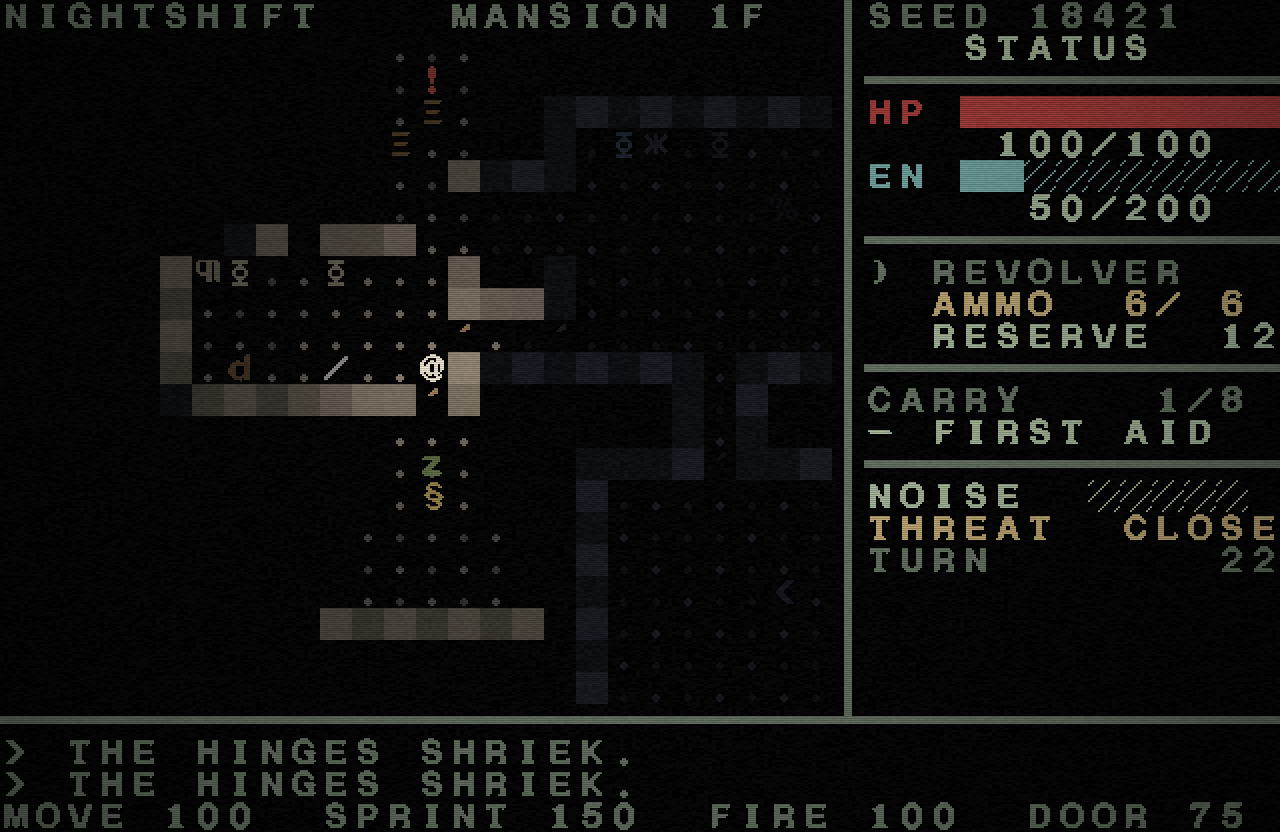

Recreate this plot in Python.
"""Playable prototype for Project Nightshift.

Draws with the MSX-UnDeadPeopleEdition CP437 sheet on a low-resolution internal
surface, and runs the Phase 1 core underneath it: a seeded room-and-corridor
generator, raycast field of view with tile memory, the energy scheduler, and
enemies that chase down a flow field.

    python mockup.py                 # play
    python mockup.py --seed 18421    # fixed seed
    python mockup.py --out shot.png  # headless screenshot

Keys: WASD/arrows move (bump to attack, bump a door to open it), shift+dir
sprint, space wait, F fire, R reload, Q first aid, N new level, F1 debug,
Escape quit.
"""

from __future__ import annotations

import argparse
import math
import random
from collections import deque
from dataclasses import dataclass, field
from pathlib import Path

import pygame

HERE = Path(__file__).parent
SHEET = HERE / "MSX-UnDeadPeopleEdition.png"

SHEET_CELL = 32          # native glyph size in the sheet
CELL = 16                # internal-surface cell size
COLS, ROWS = 40, 26      # internal surface in cells
SCALE = 2                # nearest-neighbour upscale factor

VIEW_W, VIEW_H = 26, 21  # map viewport, top-left at (0, 1)
MAP_X, MAP_Y = 0, 1
DIVIDER_X = 26
PANEL_X, PANEL_W = 27, 13
LOG_Y = 23

LEVEL_W, LEVEL_H = 56, 38

# --- palette ---------------------------------------------------------------
# Desaturated, slightly sick. Everything else is this multiplied by light.
BLACK = (0, 0, 0)
UI_DIM = (104, 116, 100)
UI_TEXT = (172, 188, 156)
UI_HOT = (198, 78, 56)
UI_WARM = (196, 172, 116)

# --- tiles -----------------------------------------------------------------
# char -> (cp437 glyph, colour, walkable, opaque)
TILES = {
    "#": ("█", (114, 106, 94), False, True),      # wall
    ".": (".", (96, 92, 90), True, False),      # floorboards
    ",": ("░", (88, 78, 62), True, False),      # debris
    '"': ("░", (132, 58, 52), True, False),     # carpet
    "=": ("≡", (150, 110, 62), False, False),   # furniture
    "T": ("Φ", (150, 146, 132), False, True),   # statue
    "+": ("+", (158, 116, 62), False, True),    # closed door
    "'": ("'", (128, 98, 56), True, False),     # open door
    "*": ("☼", (236, 194, 112), True, False),   # candle
    "%": ("%", (124, 28, 30), True, False),     # gore
    "<": ("<", (172, 172, 182), True, False),   # entrance
    ">": (">", (172, 172, 182), True, False),   # stairs down
}

# char -> (cp437 glyph, colour, display name)
ITEMS = {
    "!": ("!", (198, 62, 58), "FIRST AID"),
    "/": ("/", (150, 152, 160), "CROWBAR"),
    "&": ("¶", (190, 180, 150), "NOTE"),
    "k": ("§", (204, 172, 80), "BRASS KEY"),
    "a": ("=", (188, 160, 96), "AMMO BOX"),
}

CANDLE_RADIUS = 4.0
LANTERN_RADIUS = 9.5
SIGHT_RADIUS = 11
MEMORY_LEVEL = 0.20
AMBIENT = 0.50        # dark-adjusted eyes: a visible tile is never pitch black
LIGHT_LEVELS = 7

# --- action costs (README table) -------------------------------------------
COST_WAIT = 50
COST_MOVE = 100
COST_SPRINT = 150
COST_DOOR = 75
COST_PICKUP = 50
COST_FIRE = 100
COST_MELEE = 100
COST_RELOAD = 125
COST_HEAL = 150

BAYER = [
    [0, 8, 2, 10],
    [12, 4, 14, 6],
    [3, 11, 1, 9],
    [15, 7, 13, 5],
]

# Python's cp437 codec maps 0x00-0x1F to C0 controls, so the graphical glyphs
# that live down there need their indices spelled out.
LOW_GLYPHS = {"☼": 15, "¶": 20, "§": 21, "↑": 24, "→": 26, "▲": 30}


# ---------------------------------------------------------------------------
# font
# ---------------------------------------------------------------------------
def _downsample(cell: pygame.Surface) -> pygame.Surface:
    """32 -> CELL px, snapped back to two tones.

    A plain smoothscale turns dense glyphs ('@', '%') into grey mush; averaging
    then thresholding keeps them reading as bitmaps at the smaller cell.
    """
    small = pygame.transform.smoothscale(cell, (CELL, CELL))
    out = pygame.Surface((CELL, CELL), pygame.SRCALPHA)
    for y in range(CELL):
        for x in range(CELL):
            r, g, b, a = small.get_at((x, y))
            if a < 96:
                continue
            luma = (r * 3 + g * 6 + b) // 10
            tone = 255 if luma > 104 else 0
            out.set_at((x, y), (tone, tone, tone, 255))
    return out


class Font:
    """CP437 sheet sliced to CELL px, tinted on demand."""

    def __init__(self, path: Path) -> None:
        sheet = pygame.image.load(str(path)).convert_alpha()
        self._glyphs: list[pygame.Surface] = []
        for index in range(256):
            sx = (index % 16) * SHEET_CELL
            sy = (index // 16) * SHEET_CELL
            cell = sheet.subsurface(pygame.Rect(sx, sy, SHEET_CELL, SHEET_CELL))
            self._glyphs.append(_downsample(cell))
        self._cache: dict[tuple[int, tuple[int, int, int]], pygame.Surface] = {}

    def tinted(self, char: str, colour: tuple[int, int, int]) -> pygame.Surface:
        index = LOW_GLYPHS.get(char) or char.encode("cp437")[0]
        key = (index, colour)
        cached = self._cache.get(key)
        if cached is None:
            cached = self._glyphs[index].copy()
            cached.fill((*colour, 255), special_flags=pygame.BLEND_RGB_MULT)
            self._cache[key] = cached
        return cached

    def blit(self, dest, char, cx, cy, colour) -> None:
        if char == " ":
            return
        dest.blit(self.tinted(char, colour), (cx * CELL, cy * CELL))

    def text(self, dest, string, cx, cy, colour) -> None:
        for offset, char in enumerate(string):
            self.blit(dest, char, cx + offset, cy, colour)


# ---------------------------------------------------------------------------
# actors
# ---------------------------------------------------------------------------
@dataclass
class Actor:
    glyph: str
    colour: tuple[int, int, int]
    name: str
    x: int
    y: int
    hp: int
    max_hp: int
    energy_gain: int
    damage: tuple[int, int]
    sense: int = 0
    energy: int = 0
    aware: bool = False
    target: tuple[int, int] | None = None
    patience: int = 0

    @property
    def alive(self) -> bool:
        return self.hp > 0

    @property
    def max_energy(self) -> int:
        return self.energy_gain * 2

    def gain(self) -> None:
        self.energy = min(self.energy + self.energy_gain, self.max_energy)

    def can_afford(self, cost: int) -> bool:
        return self.energy >= cost

    def spend(self, cost: int) -> None:
        if not self.can_afford(cost):
            raise ValueError(f"{self.name} cannot afford action cost {cost}")
        self.energy -= cost


def make_player(x: int, y: int) -> Actor:
    return Actor("@", (244, 238, 214), "YOU", x, y, 100, 100, 100, (8, 14))


ENEMY_KINDS = {
    "z": dict(glyph="z", colour=(132, 152, 92), name="SHAMBLER",
              hp=30, energy_gain=60, damage=(6, 12), sense=7),
    "d": dict(glyph="d", colour=(152, 112, 72), name="HOUND",
              hp=18, energy_gain=140, damage=(4, 8), sense=9),
}


def make_enemy(kind: str, x: int, y: int) -> Actor:
    spec = ENEMY_KINDS[kind]
    return Actor(spec["glyph"], spec["colour"], spec["name"], x, y,
                 spec["hp"], spec["hp"], spec["energy_gain"],
                 spec["damage"], spec["sense"])


# ---------------------------------------------------------------------------
# generation
# ---------------------------------------------------------------------------
@dataclass
class Room:
    x: int
    y: int
    w: int
    h: int

    @property
    def centre(self) -> tuple[int, int]:
        return self.x + self.w // 2, self.y + self.h // 2

    def cells(self):
        for y in range(self.y, self.y + self.h):
            for x in range(self.x, self.x + self.w):
                yield x, y

    def overlaps(self, other: "Room", pad: int = 1) -> bool:
        return (self.x - pad < other.x + other.w and other.x - pad < self.x + self.w
                and self.y - pad < other.y + other.h and other.y - pad < self.y + self.h)

    def ring(self):
        """The wall cells immediately surrounding the room interior."""
        for x in range(self.x - 1, self.x + self.w + 1):
            yield x, self.y - 1
            yield x, self.y + self.h
        for y in range(self.y, self.y + self.h):
            yield self.x - 1, y
            yield self.x + self.w, y


class Level:
    def __init__(self, rng: random.Random, floor: int) -> None:
        self.rng = rng
        self.floor = floor
        self.tiles = [["#"] * LEVEL_W for _ in range(LEVEL_H)]
        self.items: dict[tuple[int, int], str] = {}
        self.rooms: list[Room] = []
        self.enemies: list[Actor] = []
        self.explored: set[tuple[int, int]] = set()
        self.visible: set[tuple[int, int]] = set()
        self.flow: dict[tuple[int, int], int] = {}
        self._carve()
        self._decorate()
        self.player = make_player(*self.rooms[0].centre)
        self._populate()
        self.candles = [(x, y) for y in range(LEVEL_H) for x in range(LEVEL_W)
                        if self.tiles[y][x] == "*"]

    # -- terrain ------------------------------------------------------------
    def _carve(self) -> None:
        rng = self.rng
        for _ in range(400):
            if len(self.rooms) >= 14:
                break
            w, h = rng.randint(5, 11), rng.randint(4, 8)
            x, y = rng.randint(2, LEVEL_W - w - 3), rng.randint(2, LEVEL_H - h - 3)
            room = Room(x, y, w, h)
            if any(room.overlaps(other) for other in self.rooms):
                continue
            self.rooms.append(room)

        for room in self.rooms:
            for cx, cy in room.cells():
                self.tiles[cy][cx] = "."

        corridor: set[tuple[int, int]] = set()
        for previous, room in zip(self.rooms, self.rooms[1:]):
            ax, ay = previous.centre
            bx, by = room.centre
            if self.rng.random() < 0.5:
                legs = [(ax, bx, ay, True), (ay, by, bx, False)]
            else:
                legs = [(ay, by, ax, False), (ax, bx, by, True)]
            for start, end, fixed, horizontal in legs:
                step = 1 if end >= start else -1
                for value in range(start, end + step, step):
                    cx, cy = (value, fixed) if horizontal else (fixed, value)
                    if self.tiles[cy][cx] == "#":
                        corridor.add((cx, cy))
                    self.tiles[cy][cx] = "."

        # A corridor punching through a room's wall ring is a doorway -- but only
        # where it actually pierces the wall. A corridor merely running alongside
        # a room touches the ring too, and would otherwise become a row of doors.
        doors: set[tuple[int, int]] = set()
        for room in self.rooms:
            for cell in room.ring():
                if cell in corridor and self._is_doorway(*cell):
                    doors.add(cell)

        # Rooms two tiles apart pierce as two back-to-back doorways; keep one.
        for cell in sorted(doors):
            if any(n in doors for n in neighbours(cell)):
                doors.discard(cell)
                self.tiles[cell[1]][cell[0]] = "."

        for x, y in doors:
            self.tiles[y][x] = "+" if self.rng.random() < 0.65 else "'"

    def _is_doorway(self, x: int, y: int) -> bool:
        if not (0 < x < LEVEL_W - 1 and 0 < y < LEVEL_H - 1):
            return False
        open_h = self.tiles[y][x - 1] != "#" and self.tiles[y][x + 1] != "#"
        open_v = self.tiles[y - 1][x] != "#" and self.tiles[y + 1][x] != "#"
        wall_h = self.tiles[y][x - 1] == "#" and self.tiles[y][x + 1] == "#"
        wall_v = self.tiles[y - 1][x] == "#" and self.tiles[y + 1][x] == "#"
        return (open_h and wall_v) or (open_v and wall_h)

    def _decorate(self) -> None:
        rng = self.rng
        for index, room in enumerate(self.rooms):
            role = rng.choice(["hall", "study", "storage", "gallery", "plain", "plain"])
            cx, cy = room.centre
            if role == "hall":
                for x, y in room.cells():
                    if abs(x - cx) <= room.w // 4 and abs(y - cy) <= room.h // 4:
                        self.tiles[y][x] = '"'
            elif role == "study":
                for _ in range(rng.randint(2, 5)):
                    x, y = rng.randint(room.x, room.x + room.w - 1), rng.randint(room.y, room.y + room.h - 1)
                    if self.tiles[y][x] == ".":
                        self.tiles[y][x] = "="
            elif role == "storage":
                for _ in range(rng.randint(4, 10)):
                    x, y = rng.randint(room.x, room.x + room.w - 1), rng.randint(room.y, room.y + room.h - 1)
                    if self.tiles[y][x] == ".":
                        self.tiles[y][x] = ","
            elif role == "gallery":
                for x in range(room.x + 1, room.x + room.w - 1, 3):
                    if self.tiles[room.y][x] == ".":
                        self.tiles[room.y][x] = "T"

            if index and rng.random() < 0.4:
                for _ in range(8):
                    x, y = rng.randint(room.x, room.x + room.w - 1), rng.randint(room.y, room.y + room.h - 1)
                    if self.tiles[y][x] == ".":
                        self.tiles[y][x] = "*"
                        break

    def _populate(self) -> None:
        rng = self.rng
        start = self.rooms[0]
        self.tiles[start.centre[1]][start.centre[0]] = "<"

        far = max(self.rooms[1:], key=lambda r: math.dist(r.centre, start.centre))
        self.tiles[far.centre[1]][far.centre[0]] = ">"
        self.exit = far.centre

        pool = "!!/&kaa" if self.floor > 1 else "!!!/&ka"
        for glyph in pool:
            cell = self._free_cell(exclude_room=None)
            if cell:
                self.items[cell] = glyph

        for _ in range(len(self.rooms) // 2 + self.floor):
            cell = self._free_cell(exclude_room=start)
            if cell:
                kind = "d" if rng.random() < 0.35 else "z"
                self.enemies.append(make_enemy(kind, *cell))

        for _ in range(rng.randint(3, 8)):
            cell = self._free_cell(exclude_room=start)
            if cell and self.tiles[cell[1]][cell[0]] == ".":
                self.tiles[cell[1]][cell[0]] = "%"

    def _free_cell(self, exclude_room: Room | None) -> tuple[int, int] | None:
        rooms = [r for r in self.rooms if r is not exclude_room]
        for _ in range(200):
            room = self.rng.choice(rooms)
            x = self.rng.randint(room.x, room.x + room.w - 1)
            y = self.rng.randint(room.y, room.y + room.h - 1)
            if self.tiles[y][x] not in (".", ",", '"'):
                continue
            if (x, y) in self.items or self.actor_at(x, y):
                continue
            return x, y
        return None

    # -- queries ------------------------------------------------------------
    def in_bounds(self, x: int, y: int) -> bool:
        return 0 <= x < LEVEL_W and 0 <= y < LEVEL_H

    def walkable(self, x: int, y: int) -> bool:
        return self.in_bounds(x, y) and TILES[self.tiles[y][x]][2]

    def pathable(self, x: int, y: int) -> bool:
        """Walkable, plus closed doors -- anything that can open one may route through."""
        return self.walkable(x, y) or (self.in_bounds(x, y) and self.tiles[y][x] == "+")

    def opaque(self, x: int, y: int) -> bool:
        return not self.in_bounds(x, y) or TILES[self.tiles[y][x]][3]

    def connected(self) -> bool:
        """Every room centre and the exit must be reachable from the entrance."""
        flow = compute_flow(self, limit=LEVEL_W * LEVEL_H)
        return all(room.centre in flow for room in self.rooms) and self.exit in flow

    def actor_at(self, x: int, y: int) -> Actor | None:
        for enemy in self.enemies:
            if enemy.alive and enemy.x == x and enemy.y == y:
                return enemy
        return None

    def actors(self) -> list[Actor]:
        return [self.player, *[e for e in self.enemies if e.alive]]


# ---------------------------------------------------------------------------
# field of view and flow field
# ---------------------------------------------------------------------------
def compute_fov(level: Level, ox: int, oy: int, radius: int) -> set[tuple[int, int]]:
    """Raycast FOV. Coarse, but the viewport is small and it only runs on a turn."""
    visible = {(ox, oy)}
    for index in range(540):
        angle = index * math.tau / 540
        dx, dy = math.cos(angle) * 0.5, math.sin(angle) * 0.5
        x, y = ox + 0.5, oy + 0.5
        for _ in range(radius * 2):
            x += dx
            y += dy
            tx, ty = int(x), int(y)
            if not level.in_bounds(tx, ty) or math.dist((tx, ty), (ox, oy)) > radius:
                break
            visible.add((tx, ty))
            if level.opaque(tx, ty):
                break
    return visible


def compute_flow(level: Level, limit: int = 22) -> dict[tuple[int, int], int]:
    """Breadth-first distance field to the player; enemies just walk downhill."""
    origin = (level.player.x, level.player.y)
    flow = {origin: 0}
    queue = deque([origin])
    while queue:
        x, y = queue.popleft()
        distance = flow[(x, y)]
        if distance >= limit:
            continue
        for nx, ny in ((x + 1, y), (x - 1, y), (x, y + 1), (x, y - 1)):
            if (nx, ny) in flow or not level.pathable(nx, ny):
                continue
            flow[(nx, ny)] = distance + 1
            queue.append((nx, ny))
    return flow


# ---------------------------------------------------------------------------
# world
# ---------------------------------------------------------------------------
@dataclass
class World:
    seed: int
    rng: random.Random
    level: Level
    floor: int = 1
    turn: int = 0
    noise: int = 0
    ammo: int = 6
    ammo_reserve: int = 12
    inventory: dict[str, int] = field(default_factory=lambda: {"FIRST AID": 1})
    messages: list[tuple[str, tuple[int, int, int]]] = field(default_factory=list)
    dead: bool = False
    descended: bool = False

    @property
    def player(self) -> Actor:
        return self.level.player

    def log(self, text: str, colour=UI_TEXT) -> None:
        self.messages.append((text.upper(), colour))
        del self.messages[:-2]

    def carried(self) -> int:
        return sum(self.inventory.values())


def new_world(seed: int, floor: int = 1) -> World:
    rng = random.Random(seed + floor * 977)
    for _ in range(16):
        level = Level(rng, floor)
        if level.connected():
            break
    else:
        raise RuntimeError(f"seed {seed} floor {floor}: no valid layout in 16 attempts")
    world = World(seed=seed, rng=rng, level=level, floor=floor)
    world.log("the door locks behind you.", UI_DIM)
    refresh_senses(world)
    return world


def refresh_senses(world: World) -> None:
    level = world.level
    level.visible = compute_fov(level, level.player.x, level.player.y, SIGHT_RADIUS)
    level.explored |= level.visible
    level.flow = compute_flow(level)


# ---------------------------------------------------------------------------
# actions
# ---------------------------------------------------------------------------
def damage_roll(actor: Actor, rng: random.Random) -> int:
    return rng.randint(*actor.damage)


def alert(world: World, radius: int) -> None:
    """A noise pulls every enemy in radius toward the player's position."""
    player = world.player
    for enemy in world.level.enemies:
        if enemy.alive and math.dist((enemy.x, enemy.y), (player.x, player.y)) <= radius:
            enemy.aware = True
            enemy.target = (player.x, player.y)
            enemy.patience = 12


def tick(world: World) -> None:
    """Hand out energy until somebody can act, then let the enemies spend it."""
    for actor in world.level.actors():
        actor.gain()
    world.turn += 1
    if world.turn % 4 == 0 and world.noise > 0:
        world.noise -= 1
    resolve_enemies(world)


def perform(world: World, cost: int, action) -> None:
    """Advance time until the player can afford the action, then take it."""
    player = world.player
    guard = 0
    while not player.can_afford(cost) and not world.dead:
        tick(world)
        guard += 1
        if guard > 64:
            break
    if world.dead:
        return
    player.spend(cost)
    action()
    refresh_senses(world)
    resolve_enemies(world)
    if world.player.hp <= 0:
        world.dead = True
        world.log("you die in the dark.", UI_HOT)


def try_move(world: World, dx: int, dy: int, sprint: bool = False) -> None:
    level = world.level
    player = level.player
    tx, ty = player.x + dx, player.y + dy

    target = level.actor_at(tx, ty)
    if target is not None:
        perform(world, COST_MELEE, lambda: melee(world, target))
        return

    if level.in_bounds(tx, ty) and level.tiles[ty][tx] == "+":
        perform(world, COST_DOOR, lambda: open_door(world, tx, ty))
        return

    if not level.walkable(tx, ty):
        return

    steps = 2 if sprint else 1
    cost = COST_SPRINT if sprint else COST_MOVE
    perform(world, cost, lambda: walk(world, dx, dy, steps, sprint))


def walk(world: World, dx: int, dy: int, steps: int, sprint: bool) -> None:
    level = world.level
    player = level.player
    for _ in range(steps):
        tx, ty = player.x + dx, player.y + dy
        if not level.walkable(tx, ty) or level.actor_at(tx, ty):
            break
        player.x, player.y = tx, ty
    if sprint:
        world.noise = min(10, world.noise + 3)
        alert(world, 9)
    pick_up(world)
    if (player.x, player.y) == level.exit:
        world.descended = True


def pick_up(world: World) -> None:
    level = world.level
    cell = (level.player.x, level.player.y)
    glyph = level.items.get(cell)
    if glyph is None:
        return
    name = ITEMS[glyph][2]
    if world.carried() >= 8 and glyph != "a":
        world.log(f"no room for the {name.lower()}.", UI_DIM)
        return

    # Stooping costs on top of the move that carried you here.
    level.player.energy = max(0, level.player.energy - COST_PICKUP)
    del level.items[cell]
    if glyph == "a":
        world.ammo_reserve += 6
        world.log("you pocket six rounds.", UI_WARM)
    else:
        world.inventory[name] = world.inventory.get(name, 0) + 1
        world.log(f"picked up {name.lower()}.", UI_WARM)


def open_door(world: World, x: int, y: int) -> None:
    world.level.tiles[y][x] = "'"
    world.noise = min(10, world.noise + 1)
    alert(world, 5)
    world.log("the hinges shriek.", UI_DIM)


def melee(world: World, target: Actor) -> None:
    weapon = "CROWBAR" if world.inventory.get("CROWBAR") else "fists"
    bonus = 6 if weapon == "CROWBAR" else 0
    target.hp -= damage_roll(world.player, world.rng) + bonus
    world.noise = min(10, world.noise + 2)
    alert(world, 6)
    if target.alive:
        world.log(f"you strike the {target.name.lower()}.", UI_TEXT)
    else:
        world.log(f"the {target.name.lower()} comes apart.", UI_WARM)
        world.level.tiles[target.y][target.x] = "%"


def fire(world: World) -> None:
    level = world.level
    if world.ammo <= 0:
        world.log("the hammer falls on an empty chamber.", UI_HOT)
        return
    visible = [e for e in level.enemies
               if e.alive and (e.x, e.y) in level.visible]
    if not visible:
        world.log("you fire into the dark. nothing.", UI_DIM)
        world.ammo -= 1
        world.noise = 10
        alert(world, 16)
        return
    target = min(visible, key=lambda e: math.dist((e.x, e.y), (level.player.x, level.player.y)))
    world.ammo -= 1
    target.hp -= world.rng.randint(22, 34)
    world.noise = 10
    alert(world, 16)
    if target.alive:
        world.log(f"the {target.name.lower()} staggers.", UI_TEXT)
    else:
        world.log(f"the {target.name.lower()} drops.", UI_WARM)
        level.tiles[target.y][target.x] = "%"


def reload_weapon(world: World) -> None:
    if world.ammo >= 6:
        world.log("the cylinder is full.", UI_DIM)
        return
    if world.ammo_reserve <= 0:
        world.log("no rounds left.", UI_HOT)
        return
    loaded = min(6 - world.ammo, world.ammo_reserve)
    world.ammo += loaded
    world.ammo_reserve -= loaded
    world.log(f"you load {loaded} rounds.", UI_WARM)


def use_first_aid(world: World) -> None:
    if not world.inventory.get("FIRST AID"):
        world.log("nothing to bind the wound with.", UI_HOT)
        return
    world.inventory["FIRST AID"] -= 1
    if not world.inventory["FIRST AID"]:
        del world.inventory["FIRST AID"]
    player = world.player
    player.hp = min(player.max_hp, player.hp + 32)
    world.log("you bind the wound. it holds.", UI_WARM)


# ---------------------------------------------------------------------------
# enemy turns
# ---------------------------------------------------------------------------
def resolve_enemies(world: World) -> None:
    for enemy in world.level.enemies:
        guard = 0
        while enemy.alive and not world.dead and enemy_turn(world, enemy):
            guard += 1
            if guard > 8:
                break


def enemy_turn(world: World, enemy: Actor) -> bool:
    """Take one action. Returns False when the enemy banks energy instead.

    Banking rather than burning the surplus on a wait is what makes speed mean
    anything: a shambler gaining 60 has to sit out a tick to afford a 100 move.
    """
    level = world.level
    player = level.player
    here = (enemy.x, enemy.y)
    distance = math.dist(here, (player.x, player.y))

    # Player FOV doubles as the enemy's: if you can see it, it can see you.
    if here in level.visible and distance <= enemy.sense:
        enemy.aware = True
        enemy.target = (player.x, player.y)
        enemy.patience = 12

    if distance <= 1.5 and enemy.aware:
        if not enemy.can_afford(COST_MELEE):
            return False
        enemy.spend(COST_MELEE)
        player.hp -= damage_roll(enemy, world.rng)
        world.log(f"the {enemy.name.lower()} tears into you.", UI_HOT)
        if player.hp <= 0:
            world.dead = True
        return True

    step = None
    if enemy.aware:
        # Downhill on the flow field when the player is reachable, otherwise
        # grope toward the last known position.
        current = level.flow.get(here)
        if current is not None:
            options = [(level.flow.get(n, 999), n) for n in neighbours(here)
                       if level.pathable(*n) and not level.actor_at(*n)]
            options = [o for o in options if o[0] < current]
            if options:
                step = min(options)[1]
        if step is None and enemy.target:
            step = grope(level, here, enemy.target)
    elif world.rng.random() < 0.6:
        step = world.rng.choice(list(neighbours(here)))

    if step is None or level.actor_at(*step) or step == (player.x, player.y):
        if not enemy.can_afford(COST_WAIT):
            return False
        enemy.spend(COST_WAIT)
        return True

    if level.tiles[step[1]][step[0]] == "+":
        # Doors are a delay for the enemy, not a wall -- and they stay open.
        if not enemy.can_afford(COST_DOOR):
            return False
        enemy.spend(COST_DOOR)
        level.tiles[step[1]][step[0]] = "'"
        if step in level.visible:
            world.log(f"the {enemy.name.lower()} shoulders a door open.", UI_HOT)
        else:
            world.log("a door swings open somewhere.", UI_DIM)
    elif level.walkable(*step):
        if not enemy.can_afford(COST_MOVE):
            return False
        enemy.spend(COST_MOVE)
        enemy.x, enemy.y = step
    else:
        if not enemy.can_afford(COST_WAIT):
            return False
        enemy.spend(COST_WAIT)

    if enemy.aware:
        enemy.patience -= 1
        if enemy.patience <= 0:
            enemy.aware = False
            enemy.target = None
    return True


def neighbours(cell: tuple[int, int]):
    x, y = cell
    return ((x + 1, y), (x - 1, y), (x, y + 1), (x, y - 1))


def grope(level: Level, here: tuple[int, int], target: tuple[int, int]):
    best = None
    for option in neighbours(here):
        if not level.walkable(*option) or level.actor_at(*option):
            continue
        score = math.dist(option, target)
        if best is None or score < best[0]:
            best = (score, option)
    return best[1] if best else None


# ---------------------------------------------------------------------------
# rendering
# ---------------------------------------------------------------------------
def scale_colour(colour, amount: float):
    return tuple(min(255, max(0, int(channel * amount))) for channel in colour)


def light_at(level: Level, x: int, y: int, flicker: float) -> float:
    player = level.player
    total = 1.0 - (math.dist((x, y), (player.x, player.y)) / (LANTERN_RADIUS * flicker)) ** 1.15
    total = max(0.0, total)
    for cx, cy in level.candles:
        distance = math.dist((x, y), (cx, cy))
        if distance < CANDLE_RADIUS:
            total += 0.7 * (1.0 - distance / CANDLE_RADIUS)
    return min(1.0, total)


def dither(value: float, x: int, y: int) -> float:
    """Ordered-dither a brightness into LIGHT_LEVELS bands."""
    threshold = (BAYER[y % 4][x % 4] + 0.5) / 16.0
    return min(1.0, math.floor(value * LIGHT_LEVELS + threshold) / LIGHT_LEVELS)


def camera(level: Level) -> tuple[int, int]:
    cx = max(0, min(level.player.x - VIEW_W // 2, LEVEL_W - VIEW_W))
    cy = max(0, min(level.player.y - VIEW_H // 2, LEVEL_H - VIEW_H))
    return cx, cy


def draw_map(surface, font: Font, world: World, flicker: float, debug: bool) -> None:
    level = world.level
    ox, oy = camera(level)
    for sy in range(VIEW_H):
        for sx in range(VIEW_W):
            x, y = ox + sx, oy + sy
            if (x, y) not in level.explored:
                continue

            seen = (x, y) in level.visible
            lit = max(light_at(level, x, y, flicker), AMBIENT) if seen else 0.0
            level_value = dither(lit if seen else MEMORY_LEVEL, x, y)
            if level_value <= 0.0:
                continue

            glyph, colour, _, _ = TILES[level.tiles[y][x]]
            if (x, y) in level.items and seen:
                glyph, colour, _ = ITEMS[level.items[(x, y)]]

            colour = shade(colour, lit)
            font.blit(surface, glyph, MAP_X + sx, MAP_Y + sy, scale_colour(colour, level_value))

    for actor in level.actors():
        if (actor.x, actor.y) not in level.visible:
            continue
        sx, sy = actor.x - ox, actor.y - oy
        if not (0 <= sx < VIEW_W and 0 <= sy < VIEW_H):
            continue
        lit = light_at(level, actor.x, actor.y, flicker)
        level_value = dither(max(lit, 0.45), actor.x, actor.y)
        colour = actor.colour
        if lit < 0.25 and actor is not level.player:
            # Outside the lantern things read as silhouettes, not sprites.
            colour = (int(colour[0] * 0.85), int(colour[1] * 0.6), int(colour[2] * 0.7))
        font.blit(surface, actor.glyph, MAP_X + sx, MAP_Y + sy, scale_colour(colour, level_value))
        if debug and actor.aware:
            font.blit(surface, "!", MAP_X + sx, MAP_Y + sy - 1, UI_HOT)


def shade(colour, lit: float):
    if lit < 0.05:
        grey = sum(colour) / 3.0
        return (int(grey * 0.7), int(grey * 0.8), int(grey * 1.0))
    warmth = lit * 0.3
    return tuple(int(c * (1.0 - warmth) + tint * warmth)
                 for c, tint in zip(colour, (255, 226, 186)))


def bar(value: int, maximum: int, width: int = 10) -> str:
    filled = max(0, min(width, int(round(width * value / maximum))))
    return "█" * filled + "░" * (width - filled)


def threat_level(world: World) -> tuple[str, tuple[int, int, int]]:
    aware = sum(1 for e in world.level.enemies if e.alive and e.aware)
    if aware >= 3:
        return "HIGH", UI_HOT
    if aware:
        return "CLOSE", UI_WARM
    return "QUIET", UI_DIM


def draw_hud(surface, font: Font, world: World, tick_count: int, debug: bool) -> None:
    player = world.player
    font.text(surface, "NIGHTSHIFT".ljust(14) + f"MANSION {world.floor}F", 0, 0, UI_DIM)
    font.text(surface, f"SEED {world.seed}"[:PANEL_W], PANEL_X, 0, UI_DIM)

    for y in range(0, LOG_Y - 1):
        font.blit(surface, "│", DIVIDER_X, y, UI_DIM)
    font.text(surface, "─" * COLS, 0, LOG_Y - 1, UI_DIM)
    font.blit(surface, "┴", DIVIDER_X, LOG_Y - 1, UI_DIM)

    rule = "─" * PANEL_W
    threat, threat_colour = threat_level(world)
    panel: list[tuple[str, tuple[int, int, int]]] = [
        ("   STATUS", UI_TEXT),
        (rule, UI_DIM),
        (f"HP {bar(player.hp, player.max_hp)}", (176, 62, 58)),
        (f"{player.hp:>7}/{player.max_hp}", UI_TEXT),
        (f"EN {bar(player.energy, player.max_energy)}", (120, 174, 168)),
        (f"{player.energy:>7}/{player.max_energy}", UI_TEXT),
        (rule, UI_DIM),
        (") REVOLVER", UI_DIM),
        (f"  AMMO  {world.ammo}/ 6", UI_WARM if world.ammo else UI_HOT),
        (f"  RESERVE  {world.ammo_reserve:>2}", UI_TEXT),
        (rule, UI_DIM),
        (f"CARRY    {world.carried()}/8", UI_DIM),
    ]
    for name, count in list(world.inventory.items())[:5]:
        suffix = f" x{count}" if count > 1 else ""
        panel.append((f"- {name}{suffix}"[:PANEL_W], UI_TEXT))
    panel.append((rule, UI_DIM))
    panel.append((f"NOISE  {bar(world.noise, 10, 5)}", UI_TEXT))
    panel.append((f"THREAT {threat:>6}", threat_colour))
    panel.append((f"TURN {world.turn:>8}", UI_DIM))

    for offset, (line, colour) in enumerate(panel[:LOG_Y - 2]):
        font.text(surface, line[:PANEL_W], PANEL_X, MAP_Y + offset, colour)

    for offset, (line, colour) in enumerate(world.messages[-2:]):
        font.text(surface, f"> {line}"[:COLS], 0, LOG_Y + offset, colour)

    if debug:
        awake = sum(1 for e in world.level.enemies if e.alive and e.aware)
        alive = sum(1 for e in world.level.enemies if e.alive)
        footer = f"ROOMS {len(world.level.rooms)}  LIVE {alive}  AWAKE {awake}  FLOW {len(world.level.flow)}"
    else:
        footer = "MOVE 100  SPRINT 150  FIRE 100  DOOR 75"
    font.text(surface, footer[:COLS], 0, LOG_Y + 2, UI_DIM)

    if world.dead:
        banner(surface, font, "YOU DIED", "N FOR A NEW SEED", tick_count)
    elif world.descended:
        banner(surface, font, "STAIRS DOWN", "SPACE TO DESCEND", tick_count)


def banner(surface, font: Font, title: str, hint: str, tick_count: int) -> None:
    y = MAP_Y + VIEW_H // 2 - 1
    x = (VIEW_W - len(title)) // 2
    font.text(surface, title, x, y, UI_HOT if (tick_count // 20) % 2 == 0 else UI_WARM)
    font.text(surface, hint, (VIEW_W - len(hint)) // 2, y + 2, UI_DIM)


def make_scanlines(size) -> pygame.Surface:
    surface = pygame.Surface(size).convert()
    surface.fill((255, 255, 255))
    for y in range(0, size[1], 2):
        pygame.draw.line(surface, (206, 206, 212), (0, y), (size[0], y))
    return surface


def make_vignette(size) -> pygame.Surface:
    w, h = size
    surface = pygame.Surface(size).convert()
    cx, cy = w / 2, h / 2
    longest = math.hypot(cx, cy)
    for y in range(h):
        row = ((y - cy) / longest) ** 2
        for x in range(0, w, 8):
            distance = math.sqrt(row + ((x - cx) / longest) ** 2)
            amount = max(0.0, 1.0 - 0.40 * distance**1.8)
            shade_value = int(255 * amount)
            surface.fill((shade_value, shade_value, shade_value), (x, y, 8, 1))
    return surface


def make_grain(size, rng: random.Random) -> pygame.Surface:
    surface = pygame.Surface(size).convert()
    for y in range(size[1]):
        for x in range(0, size[0], 2):
            value = rng.randint(0, 9)
            surface.fill((value, value, value), (x, y, 2, 1))
    return surface


def render_frame(font, internal, scanlines, vignette, grain, world, tick_count, debug) -> pygame.Surface:
    flicker = 1.0 + 0.045 * math.sin(tick_count * 0.19) + 0.02 * math.sin(tick_count * 0.71)

    internal.fill(BLACK)
    draw_map(internal, font, world, flicker, debug)
    draw_hud(internal, font, world, tick_count, debug)

    offset = (tick_count * 7) % grain.get_height()
    internal.blit(grain, (0, -offset), special_flags=pygame.BLEND_RGB_ADD)
    internal.blit(grain, (0, grain.get_height() - offset), special_flags=pygame.BLEND_RGB_ADD)

    frame = pygame.transform.scale(internal, (COLS * CELL * SCALE, ROWS * CELL * SCALE))
    frame.blit(scanlines, (0, 0), special_flags=pygame.BLEND_RGB_MULT)
    frame.blit(vignette, (0, 0), special_flags=pygame.BLEND_RGB_MULT)
    return frame


# ---------------------------------------------------------------------------
# input
# ---------------------------------------------------------------------------
DIRECTIONS = {
    pygame.K_LEFT: (-1, 0), pygame.K_a: (-1, 0),
    pygame.K_RIGHT: (1, 0), pygame.K_d: (1, 0),
    pygame.K_UP: (0, -1), pygame.K_w: (0, -1),
    pygame.K_DOWN: (0, 1), pygame.K_s: (0, 1),
}


def handle_key(world: World, event) -> World:
    if event.key == pygame.K_n:
        return new_world(world.rng.randrange(10**5), 1)

    if world.dead:
        return world

    if world.descended and event.key == pygame.K_SPACE:
        following = new_world(world.seed, world.floor + 1)
        following.ammo, following.ammo_reserve = world.ammo, world.ammo_reserve
        following.inventory = dict(world.inventory)
        following.player.hp = world.player.hp
        following.log("deeper. the air is colder.", UI_DIM)
        return following

    if event.key in DIRECTIONS:
        dx, dy = DIRECTIONS[event.key]
        sprint = bool(event.mod & pygame.KMOD_SHIFT)
        try_move(world, dx, dy, sprint)
    elif event.key == pygame.K_SPACE:
        perform(world, COST_WAIT, lambda: None)
    elif event.key == pygame.K_f:
        perform(world, COST_FIRE, lambda: fire(world))
    elif event.key == pygame.K_r:
        perform(world, COST_RELOAD, lambda: reload_weapon(world))
    elif event.key == pygame.K_q:
        perform(world, COST_HEAL, lambda: use_first_aid(world))
    return world


def main() -> None:
    parser = argparse.ArgumentParser(description="Project Nightshift prototype")
    parser.add_argument("--out", type=Path, help="render one frame headless and exit")
    parser.add_argument("--seed", type=int, default=None)
    args = parser.parse_args()

    if args.out:
        import os

        os.environ.setdefault("SDL_VIDEODRIVER", "dummy")

    pygame.init()
    size = (COLS * CELL * SCALE, ROWS * CELL * SCALE)
    pygame.display.set_mode(size)
    pygame.display.set_caption("Project Nightshift")

    seed = args.seed if args.seed is not None else random.randrange(10**5)
    world = new_world(seed)

    font = Font(SHEET)
    internal = pygame.Surface((COLS * CELL, ROWS * CELL)).convert()
    scanlines = make_scanlines(size)
    vignette = make_vignette(size)
    grain = make_grain((COLS * CELL, ROWS * CELL), random.Random(seed))

    if args.out:
        frame = render_frame(font, internal, scanlines, vignette, grain, world, 12, False)
        pygame.image.save(frame, str(args.out))
        pygame.quit()
        print(f"wrote {args.out} (seed {seed})")
        return

    screen = pygame.display.get_surface()
    clock = pygame.time.Clock()
    tick_count = 0
    debug = False
    running = True
    while running:
        for event in pygame.event.get():
            if event.type == pygame.QUIT:
                running = False
            elif event.type == pygame.KEYDOWN:
                if event.key == pygame.K_ESCAPE:
                    running = False
                elif event.key == pygame.K_F1:
                    debug = not debug
                else:
                    world = handle_key(world, event)
        screen.blit(render_frame(font, internal, scanlines, vignette, grain,
                                 world, tick_count, debug), (0, 0))
        pygame.display.flip()
        tick_count += 1
        clock.tick(30)
    pygame.quit()


if __name__ == "__main__":
    main()
